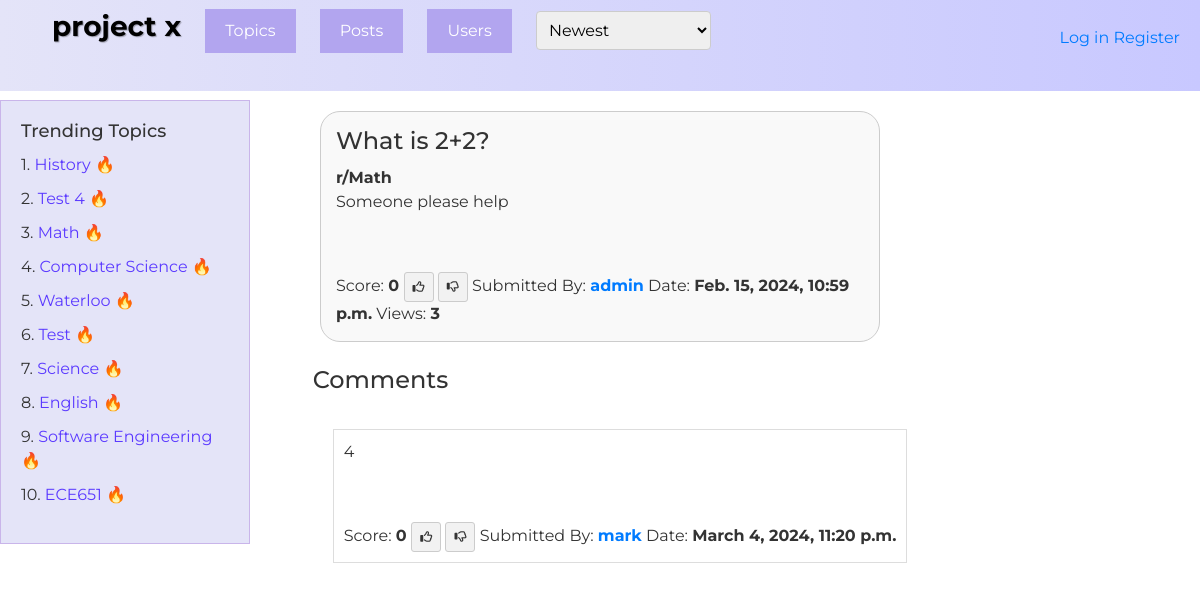
Page /post/20/ on the committed database.
### QuestionHub/models.py (models this page shows, shortened)
class Topic(models.Model):
    id = models.AutoField(primary_key=True, editable=False)
    name = models.CharField(max_length=255)

class Post(models.Model):
    author = models.ForeignKey(User, null=False, on_delete=models.CASCADE)
    topic = models.ForeignKey(Topic, null=True, on_delete=models.CASCADE)
    title = models.CharField(max_length=255, null=False)
    body = models.TextField(null=False)
    timestamp = models.DateTimeField(auto_now_add=True)
    score = models.IntegerField(default=0)
    num_views = models.IntegerField(default=0)
    def get_comment(self):
        return self.comments.filter(parent=None)  # parent=None retrieves all the first level comments

class Response(models.Model):
    post = models.ForeignKey(Post, null=False, on_delete=models.CASCADE, related_name='comments')
    user = models.ForeignKey(User, null=False, on_delete=models.CASCADE)
    parent = models.ForeignKey('self', null=True, blank=True, on_delete=models.CASCADE)
    body = models.TextField(null=False)
    timestamp = models.DateTimeField(auto_now_add=True)
    score = models.IntegerField(default=0)
    def get_comment(self):
        return Response.objects.filter(parent=self)  # retrieve all the replies

### QuestionHub/views.py (the view, shortened to what this page needs)
# urls.py: path('post/<int:id>/', views.post_detail, name='post_detail'),
def post_detail(request, id):
    post = Post.objects.get(id=id)
    posts = Post.objects.all().order_by("timestamp")
    current_user = request.user
    topics = Topic.objects.all()
    trending_topics = Topic.objects.annotate(total_views=Sum('post__num_views')).order_by('-total_views')[:10]
    users = User.objects.all()
    comment = CommentForm()
    reply = ReplyForm()
    user_vote = []
    comment_vote_list = []
    user_votes = []
    if request.user.is_authenticated:
        user_votes = Vote.objects.filter(user=request.user)
        user_vote = Vote.objects.filter(user=request.user, post=post).first()
        for vote in user_votes:
          comment_vote_list.append(vote.comment)
    moderation_required = False
    suggestions = []
    comment_type = ""
    curr_parent = ''
    context = {
        'post': post,
        'comment': comment,
        'reply': reply,
        'all_posts': posts,
        'topics': topics,
        'trending_topics': trending_topics,
        'users': users,
        'moderation_required': moderation_required,
        'suggestions': suggestions,
        'current_user': current_user,
        'comment_type': comment_type,
        'curr_parent' : curr_parent
    }
    if user_vote:
        context['user_vote'] = user_vote
    if user_votes:
        context['user_votes'] = user_votes
    if comment_vote_list:
        context['comment_vote_list'] = comment_vote_list
    user_profile = UserProfile.objects.get_or_create(user=post.author)[0]
    post.num_views += 1
    post.save()
    user_profile.total_views += 1
    user_profile.save()
    return render(request, 'post_detail.html', context)

### QuestionHub/forms.py
class CommentForm(forms.ModelForm):
    class Meta:
        model = Response
        fields = ['body']
        widgets = {
            'body': forms.Textarea(attrs={
                'placeholder': "Enter your comment here",
                'class': 'comment-form-style',
            })
        }

class ReplyForm(forms.ModelForm):
    class Meta:
        model = Response
        fields = ['body']
        widgets = {
            'body': forms.Textarea(attrs={
                'placeholder': "Enter your response here",
                'class': 'comment-form-style',
            })
        }

### QuestionHub/templates/post_detail.html (shortened to what this page needs)
{% extends './base.html' %}
{% block post %}
<div class="post-container">
<div class="post-Page">
    <h1 class="post-list-title">
        {{ post.title }}
    </h1>
    <b> r/{{ post.topic.name  }} </b>
    <p> {{ post.body }}</p>
    <br></br>
    Score: <b> {{ post.score }} </b>
    {% if user_vote %}
    {% if user_vote.vote_type == 'U' %}
        <a href="{% url 'upvote_post' post.id 'U' %}" class="vote-btn upvote-btn--undo"><i class="fa-solid fa-thumbs-up"></i></a>
        <a href="{% url 'upvote_post' post.id 'D' %}" class="vote-btn downvote-btn"><i class="fa-regular fa-thumbs-down"></i></a>
    {% elif user_vote.vote_type == 'D' %}
        <a href="{% url 'upvote_post' post.id 'U' %}" class="vote-btn upvote-btn"><i class="fa-regular fa-thumbs-up"></i></a>
        <a href="{% url 'upvote_post' post.id 'D' %}" class="vote-btn downvote-btn--undo"><i class="fa-solid fa-thumbs-down"></i></a>
    {% endif %}
    {% else %}
        <a href="{% url 'upvote_post' post.id 'U' %}" class="vote-btn upvote-btn"><i class="fa-regular fa-thumbs-up"></i></a>
        <a href="{% url 'upvote_post' post.id 'D' %}" class="vote-btn downvote-btn"><i class="fa-regular fa-thumbs-down"></i></a>
    {% endif %}
    Submitted By: <a href="{% url 'user_profile' post.author.id %}"><b>{{ post.author.username }}</b></a>
    Date: <b>{{ post.timestamp }}</b>
    Views: <b>{{post.num_views}}</b>
</div>
</div>
<div class="comment-section">
    <div class="comment-container">
        <br>
        <h4 class="comment-heading">Comments</h4>
        <br>
        {% if not post.comments.all %}
            <p class="no-comments">Become the first comment.</p>
        {% else %}
            {% for comment_detail in post.get_comment %}
                {% include 'comments.html' with comment_detail=comment_detail %}
            {% endfor %}
        {% endif %}
    </div>
</div>
{% endblock %}

### QuestionHub/templates/sidebar.html
{% if not current_page == 'user_profile' and not current_page == 'my_profile' %}
<div class="sidebar">
    <h2>Trending Topics</h2>
    <ul>
        {% for topic in trending_topics %}
            <li>{{ forloop.counter }}. <a href="{% url 'topic_detail' topic.id %}">{{ topic.name }} 🔥</a></li>
        {% endfor %}
    </ul>
</div>
{%endif%}

### QuestionHub/templates/comments.html (shortened to what this page needs)
<blockquote id="{{ comment_detail.id }}">
    <p> {{ comment_detail.body }}</p>
    <br></br>
    Score: <b> {{ comment_detail.score }} </b>
    {% if not comment_detail in comment_vote_list %}
    <a href="{% url 'upvote_comment' comment_detail.id 'U' %}" class="vote-btn upvote-btn"><i class="fa-regular fa-thumbs-up"></i></a>
    <a href="{% url 'upvote_comment' comment_detail.id 'D' %}" class="vote-btn downvote-btn"><i class="fa-regular fa-thumbs-down"></i></a>
    {%endif%}
    Submitted By: <a href="{% url 'user_profile' comment_detail.user.id %}"><b>{{ comment_detail.user.username }}</b></a>
    Date: <b>{{  comment_detail.timestamp}}</b>
</blockquote>

### QuestionHub/templates/base.html (style rules this page uses)
body { font-family: 'Montserrat', sans-serif; font-size: 16px; line-height: 1.5; color: #333; }
h1, h2, h3, h4, h5, h6 { margin-top: 0; margin-bottom: 10px; }
p { margin-bottom: 10px; word-wrap: break-word; }
a { color: #007bff; text-decoration: none; }
.post-container { display: flex; justify-content: center; }
.comment-section { display: flex; justify-content: center; }
.post-list-title { font-size: 24px; margin-bottom: 10px; color: #333; }
.post-Page { justify-content: center; padding-left: 20px; text-align: left; border: 1px solid #ccc; padding: 15px; margin-top: 20px; background-color: #f9f9f9; border-radius: 20px; width: calc(100% / 2 - 40px); max-width: 1000px; }
.comment-container { padding-left: 20px; align-items: left; text-align: left; }
blockquote { margin-left: 20px; padding: 10px; border: 1px solid #ddd; }
.vote-btn { display: inline-block; padding: 5px 8px; border: 1px solid #ccc; border-radius: 3px; text-decoration: none; color: #333; font-weight: bold; transition: background-color 0.3s ease; font-size: 12px; }
.upvote-btn { background-color: #f2f2f2; }
.downvote-btn { background-color: #f2f2f2; }
.sidebar { width: 250px; padding: 20px; background-color: #E4E4F8; border: 1px solid #c9b5ea; position: absolute; top: 100px; left: 0; }
.sidebar h2 { font-size: 18px; margin-bottom: 10px; }
.sidebar ul { list-style-type: none; padding: 0; }
.sidebar ul li { margin-bottom: 10px; }
.sidebar ul li a { text-decoration: none; color: #5b3aff; }

### rows in the picture
Topic: name "History"
Topic: name "Test 4"
Topic: name "Math"
Topic: name "Computer Science"
Topic: name "Waterloo"
Topic: name "Test"
Topic: name "Science"
Topic: name "English"
Topic: name "Software Engineering"
Topic: name "ECE651"
Post: title "What is 2+2?", topic.name "Math", body "Someone please help", score "0", author.username "admin", timestamp "Feb. 15, 2024, 10:59 p.m.", num_views "3"
Response: body "4", score "0", user.username "mark", timestamp "March 4, 2024, 11:20 p.m."
